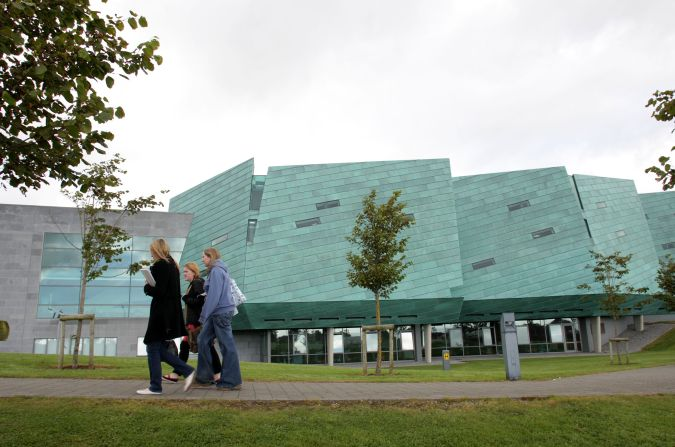
#> input picture ATU.jpg, 675 x 447 px; the run also reads 1 picture not shown here
$ python lab8.py   (older library calls are emulated)
#> lines starting #> are read from the running program, lines starting #| are printed output that depends on the picture; after the words box and inside, x2 and y2 are one past the last pixel; in counts of white or black regions, pixels touching at a corner belong together
import cv2
import numpy as np
from matplotlib import pyplot as plt

# Load the original image
imgOrig = cv2.imread('ATU.jpg')
#> imgOrig is the input picture: shape (447, 675, 3); mean B, G, R 146.4, 158.5, 148.9
# Convert to grayscale
imgGray = cv2.cvtColor(imgOrig, cv2.COLOR_BGR2GRAY)
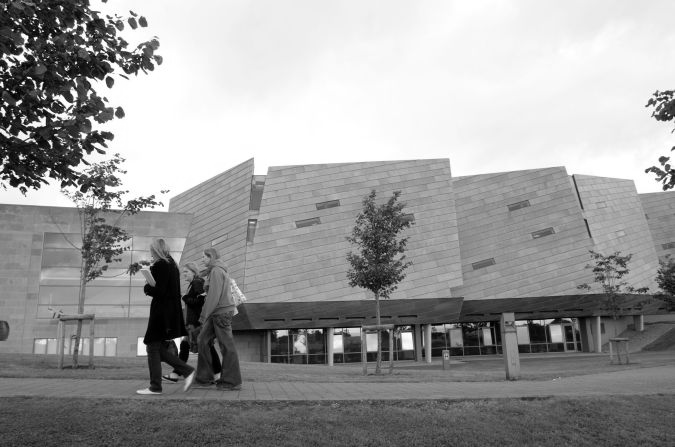
#> imgGray: shape (447, 675); min 0, max 255, mean 154.2

# Sobel edge detection
sobelHorizontal = cv2.Sobel(imgGray, cv2.CV_64F, 1, 0, ksize=5)
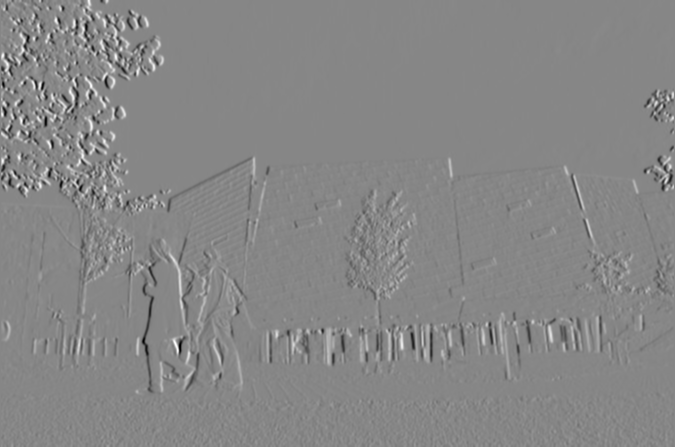
#> sobelHorizontal: shape (447, 675) float64; min -10885, max 9721, mean 7.1; drawn with min black and max white
sobelVertical = cv2.Sobel(imgGray, cv2.CV_64F, 0, 1, ksize=5)
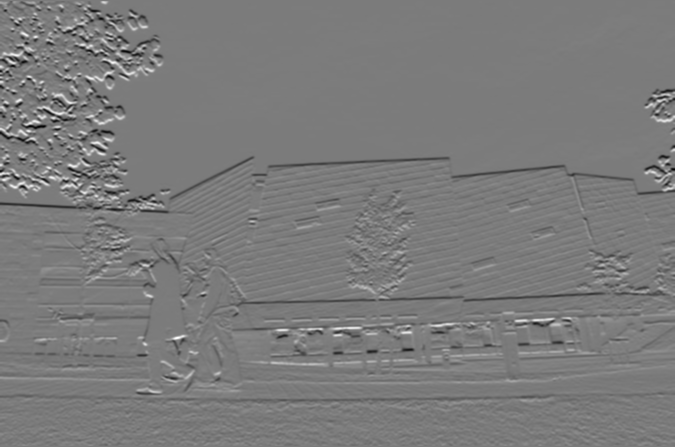
#> sobelVertical: shape (447, 675) float64; min -10212, max 10804, mean -42.1; drawn with min black and max white

# Sobel combined edges
sobelEdges = cv2.magnitude(sobelHorizontal, sobelVertical)
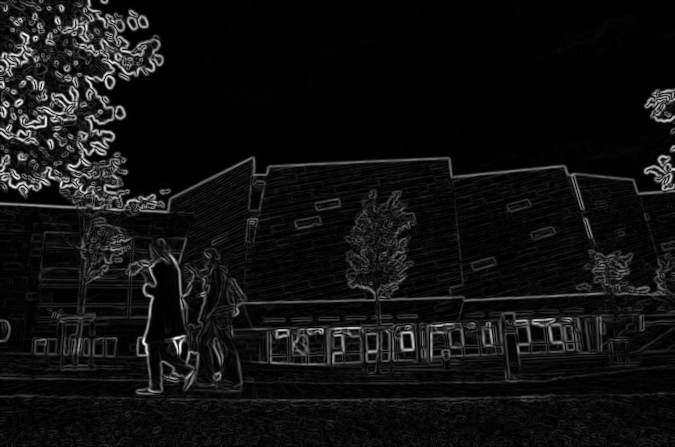
#> sobelEdges: shape (447, 675) float64; min 0, max 11182.5, mean 757.9; drawn with min black and max white

# Apply Canny edge detection
cannyThreshold = 100
cannyParam2 = 200
canny = cv2.Canny(imgGray, cannyThreshold, cannyParam2)
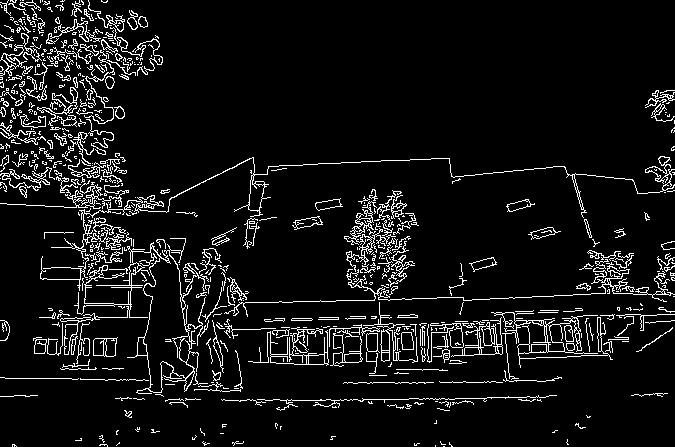
#> canny: shape (447, 675); 7.5% white in thin lines or dots

# Apply Gaussian Blur with different kernel sizes
imgOut1 = cv2.GaussianBlur(imgOrig, (15, 15), 0)
imgOut2 = cv2.GaussianBlur(imgOrig, (25, 25), 0)

# Second Image
imgSecond = cv2.imread('ATU_gray.jpg')

# Sobel thresholding with nested loops
threshold_value = 50
sobelThresholded = np.zeros_like(sobelHorizontal)
for i in range(sobelHorizontal.shape[0]):
    for j in range(sobelHorizontal.shape[1]):
        if abs(sobelHorizontal[i, j]) > threshold_value:
            sobelThresholded[i, j] = 255
        else:
            sobelThresholded[i, j] = 0
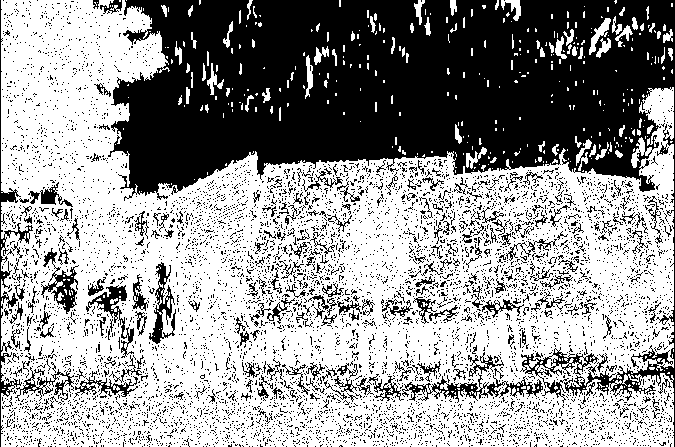
#> sobelThresholded: shape (447, 675) float64; 60% white; 6840 black regions (6609 under 20 px), largest, box (x1, y1, x2, y2) and area: (108, 0, 675, 447) 85117, (0, 0, 33, 447) 1338, (402, 373, 543, 403) 1132

# Plot the results
nrows = 3
ncols = 3

plt.figure(figsize=(10, 5))

plt.subplot(nrows, ncols, 1)
plt.imshow(sobelHorizontal, cmap='gray')
plt.title('Sobel Horizontal Edges')
plt.xticks([]), plt.yticks([])

plt.subplot(nrows, ncols, 2)
plt.imshow(sobelVertical, cmap='gray')
plt.title('Sobel Vertical Edges')
plt.xticks([]), plt.yticks([])

plt.subplot(nrows, ncols, 3)
plt.imshow(cv2.cvtColor(imgOrig, cv2.COLOR_BGR2RGB))
plt.title('Original Image')
plt.xticks([]), plt.yticks([])

plt.subplot(nrows, ncols, 4)
plt.imshow(imgGray, cmap='gray')
plt.title('Grayscale Image')
plt.xticks([]), plt.yticks([])

plt.subplot(nrows, ncols, 5)
plt.imshow(cv2.cvtColor(imgOut1, cv2.COLOR_BGR2RGB))
plt.title('GaussianBlur (15x15)')
plt.xticks([]), plt.yticks([])

plt.subplot(nrows, ncols, 6)
plt.imshow(cv2.cvtColor(imgOut2, cv2.COLOR_BGR2RGB))
plt.title('GaussianBlur (25x25)')
plt.xticks([]), plt.yticks([])

plt.subplot(nrows, ncols, 7)
plt.imshow(sobelEdges, cmap='gray')
plt.title('Sobel Edge Magnitude')
plt.xticks([]), plt.yticks([])

plt.subplot(nrows, ncols, 8)
plt.imshow(canny, cmap='gray')
plt.title('Canny Edges')
plt.xticks([]), plt.yticks([])

plt.subplot(nrows, ncols, 9)
plt.imshow(sobelThresholded, cmap='gray')
plt.title('Sobel Thresholded')
plt.xticks([]), plt.yticks([])

plt.tight_layout()

plt.show()
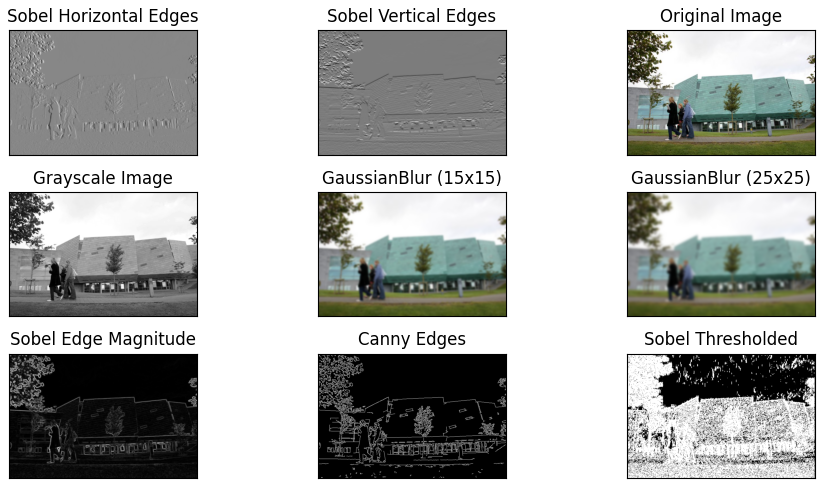
#> figure drawn by matplotlib, 9 panels
